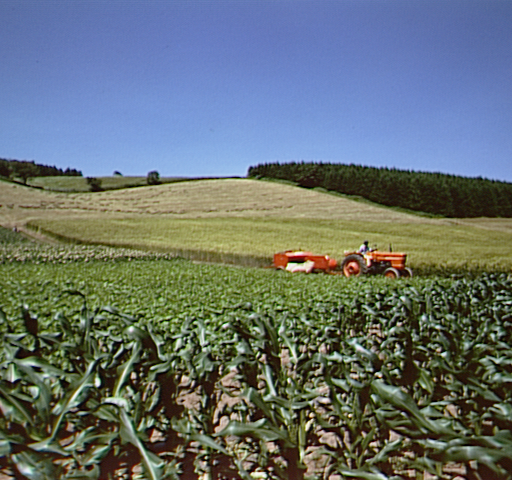
#> input picture homework2/cornfield.bmp, 512 x 480 px; its folder holds only this picture in this run
$ python hw2.py
#> lines starting #> are read from the running program, lines starting #| are printed output that depends on the picture
### utils/vis.py
import matplotlib.pylab as plt
import numpy as np


def show_grays(images, cols=2):
    plt.rcParams['figure.figsize'] = (15, 20)
    imgs = images['image'] if isinstance(images, dict) else images

    if not isinstance(imgs, list):
        imgs = [imgs]
    fix, ax = plt.subplots(ncols=cols, nrows=np.ceil(len(imgs) / cols).astype(np.int8), squeeze=False)
    for i, img in enumerate(imgs):
        ax[i // cols, i % cols].imshow(np.asarray(img), cmap='gray')
        ax[i // cols, i % cols].set(xticklabels=[], yticklabels=[], xticks=[], yticks=[])
        if isinstance(images, dict): ax[i // cols, i % cols].title.set_text(images['name'][i])
    plt.show()


def rescale(image, path):
    plt.imsave(path, image, cmap='gray')

### utils/filters.py
import numpy as np


def conv(image, kernel):
    """"
    Args:
        image: numpy array of shape (Hi, Wi)
        kernel: numpy array of shape (Hk, Wk)

    Returns:
        out: numpy array of shape (Hi, Wi)
    """
    Hi, Wi = image.shape
    Hk, Wk = kernel.shape
    out = np.zeros((Hi, Wi))

    for m in range(Hi):
        for n in range(Wi):
            sum = 0
            for i in range(Hk):
                for j in range(Wk):
                    if m + 1 - i < 0 or n + 1 - j < 0 or m + 1 - i >= Hi or n + 1 - j >= Wi:
                        sum += 0
                    else:
                        sum += kernel[i][j] * image[m + 1 - i][n + 1 - j]
            out[m][n] = sum

    return out


def zero_pad(image, pad_height, pad_width):
    """

    Args:
        image: numpy array of shape (H, W)
        pad_width: width of the zero padding (left and right padding)
        pad_height: height of the zero padding (bottom and top padding)

    Returns:
        out: numpy array of shape (H+2*pad_height, W+2*pad_width)
    """
    if image.ndim == 2:
        # H, W = image.shape
        # out = np.zeros((H + 2 * pad_height, W + 2 * pad_width))
        # out[pad_height: H + pad_height, pad_width: W + pad_width] = image
        out = np.pad(image, ((pad_height, pad_height), (pad_width, pad_width)))
    else:
        # H, W, _ = image.shape
        # out = np.zeros((H + 2 * pad_height, W + 2 * pad_width, _))
        # out[pad_height: H + pad_height, pad_width: W + pad_width] = image
        out = np.pad(image, ((pad_height, pad_height), (pad_width, pad_width), (0, 0)))
    return out


def conv_fast(image, kernel):
    """

    Args:
        image: numpy array of shape (Hi, Wi)
        kernel: numpy array of shape (Hk, Wk)

    Returns:
        out: numpy array of shape (Hi, Wi)
    """
    if image.ndim == 2:

        Hi, Wi = image.shape
        Hk, Wk = kernel.shape
        out = np.zeros((Hi, Wi))
    else:
        Hi, Wi, _ = image.shape
        Hk, Wk, _ = kernel.shape
        out = np.zeros((Hi, Wi, _))

    image = zero_pad(image, Hk // 2, Wk // 2)
    kernel = np.flip(kernel, 0)
    kernel = np.flip(kernel, 1)
    for m in range(Hi):
        for n in range(Wi):
            out[m, n] = np.sum(image[m: m + Hk, n: n + Wk] * kernel)

    return out


def conv_faster(image, kernel):
    """
    Args:
        image: numpy array of shape (Hi, Wi)
        kernel: numpy array of shape (Hk, Wk)

    Returns:
        out: numpy array of shape (Hi, Wi)
    """

    Hi, Wi = image.shape
    Hk, Wk = kernel.shape
    out = np.zeros((Hi, Wi))

    image = zero_pad(image, Hk // 2, Wk // 2)
    kernel = np.flip(np.flip(kernel, 0), 1)
    mat = np.zeros((Hi * Wi, Hk * Wk))
    for i in range(Hi * Wi):
        row = i // Wi
        col = i % Wi
        mat[i, :] = image[row: row + Hk, col: col + Wk].reshape(1, Hk * Wk)
    out = mat.dot(kernel.reshape(Hk * Wk, 1)).reshape(Hi, Wi)

    return out


def cross_correlation(f, g):
    """ Cross-correlation of f and g
    Args:
        f: numpy array of shape (Hf, Wf)
        g: numpy array of shape (Hg, Wg)

    Returns:
        out: numpy array of shape (Hf, Wf)
    """

    g = np.flip(np.flip(g, 0), 1)
    out = conv_fast(f, g)

    return out

### homework2/hw2.py
import os

import numpy as np
from PIL import Image
from matplotlib.colors import rgb_to_hsv

from utils import vis
from utils import filters
from time import time

if __name__ == "__main__":
    path = os.listdir('.')
    images = []
    for item in path:
        if item.split('.')[1] == 'bmp':
            image = Image.open(item)
#> image is the input picture: PIL image 512x480 RGB; mean R, G, B 102.7, 113.1, 113.1
            image = np.array(image)
            images.append(image)
    vis.show_grays(images)
#> in show_grays, `imgs = images['image'] if isinstance(images, dict) else images`: imgs = 1 item
#> the loop in show_grays, `for i, img in enumerate(imgs):` made 1 pass

    # Decomposition Image
    decompose = {'image': [],
                 'name': []}
    name = ['rgb image', 'red channel', 'green channel', 'blue channel']
    for image in images:
        r = image * np.array([1, 0, 0])
        g = image * np.array([0, 1, 0])
        b = image * np.array([0, 0, 1])

        _dec = [image, r, g, b]
        decompose['image'] += _dec
        decompose['name'] += name
#> this loop made 1 pass
#> pass 1, `r = image * np.array([1, 0, 0])`:
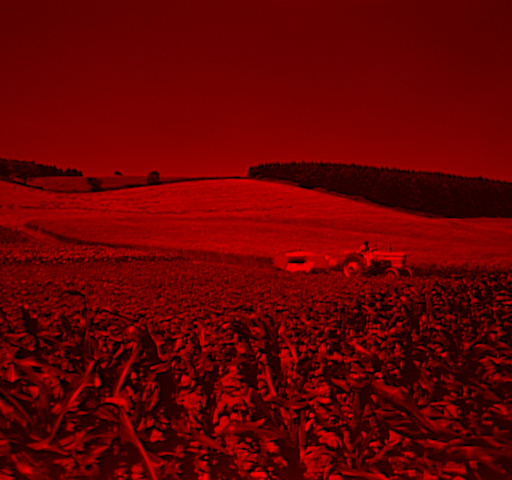
#> r: shape (480, 512, 3) int64; mean R, G, B 102.7, 0, 0
#> pass 1, `g = image * np.array([0, 1, 0])`:
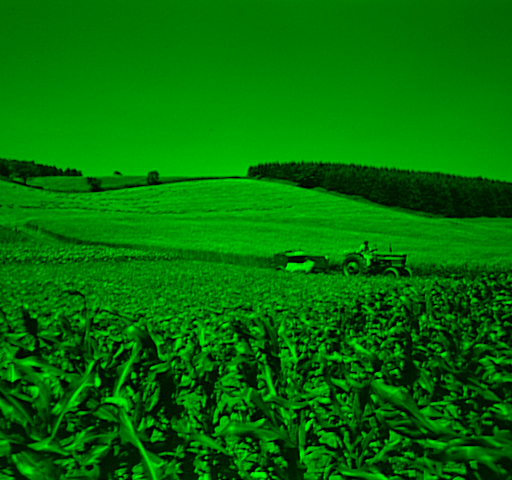
#> g: shape (480, 512, 3) int64; mean R, G, B 0, 113.1, 0
#> pass 1, `b = image * np.array([0, 0, 1])`:
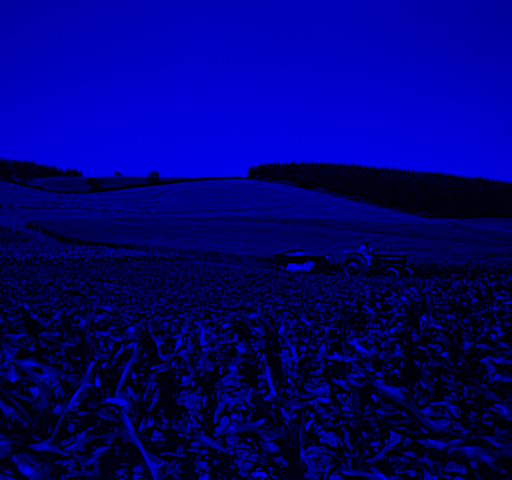
#> b: shape (480, 512, 3) int64; mean R, G, B 0, 0, 113.1
#> after the loop, decompose = 2 items
    vis.show_grays(decompose, 4)
#> the loop in show_grays (call 2), `for i, img in enumerate(imgs):` made 4 passes

    #
    hsv_images = {'image': [],
                  'name': []}
    for image in images:
        hsv = rgb_to_hsv(image / 255)
        hsv_images['image'] += [image, hsv]
        hsv_images['name'] += ['rgb', 'hsv']
#> after the loop, hsv_images = 2 items
    vis.show_grays(hsv_images, 4)
    #

    y = lambda a: 1 / 2 * a ** 3
    linear_filter = {'image': [],
                     'name': []}
    for image in images:
        image = image / 255
        _image = y(image)
        linear_filter['image'] += [image, _image]
        linear_filter['name'] += ['before', 'after']
#> after the loop, linear_filter = 2 items
    vis.show_grays(linear_filter, 4)

    # Zero Pad
    padded_images = {'image': [],
                     'name': []}
    for image in images:
        h = np.random.randint(10)
        w = np.random.randint(10)
        padded = filters.zero_pad(image, h, w)
        padded_images['image'] += [image, padded]
        padded_images['name'] += ['without pad', f'after padding h:{h}, w:{w}']
#> this loop made 1 pass
#> (h, w) on pass 1: (5, 0)
#> pass 1, in zero_pad, `out = np.pad(image, ((pad_height, pad_height), (pad_width, pad_width),..`:
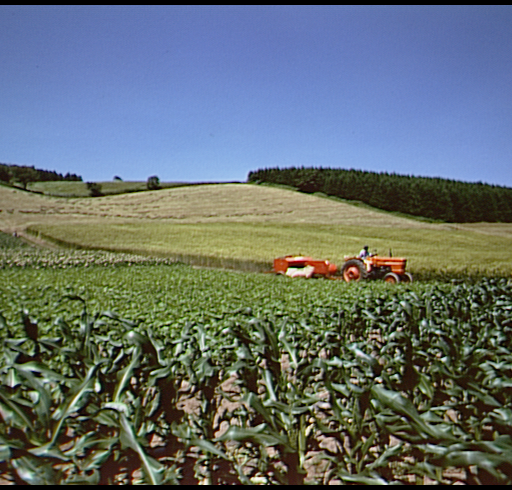
#> out: shape (490, 512, 3); mean R, G, B 100.6, 110.8, 110.8
#> after the loop, padded_images = 2 items
    vis.show_grays(padded_images)
    #  Conv
    # Simple convolution kernel.
    kernel = np.array(
        [
            [1, 0, 1],
            [0, 0, 0],
            [1, 0, 1]
        ])
#> kernel = [[1, 0, 1], [0, 0, 0], [1, 0, 1]]
    # Create a test image: a white square in the middle
    test_img = np.zeros((9, 9))
    test_img[3:6, 3:6] = 1

    time1 = time()
    conv = [filters.conv(test_img, kernel) for i in range(1000)]
#> conv = 1000 items
    time1 = time() - time1

    time2 = time()
    conv2 = [filters.conv_fast(test_img, kernel) for i in range(1000)]
#> in conv_fast, `kernel = np.flip(kernel, 0)`: kernel = [[1, 0, 1], [0, 0, 0], [1, 0, 1]]
#> conv2 = 1000 items
    time2 = time() - time2

    time3 = time()
    conv3 = [filters.conv_faster(test_img, kernel) for i in range(1000)]
#> in conv_faster, `kernel = np.flip(np.flip(kernel, 0), 1)`: kernel = [[1, 0, 1], [0, 0, 0], [1, 0, 1]]
#> the loop in conv_faster (call 2), `for i in range(Hi * Wi):` made 81 passes
#> (row, col) on passes 1 to 12: (0, 0), (0, 1), (0, 2), (0, 3), (0, 4), (0, 5), (0, 6), (0, 7), (0, 8), (1, 0), (1, 1), (1, 2)
    time3 = time() - time3

    print(f"simple conv take avg :{time1:.2f} s, conv fast take avg :{time2:.2f}, conv faster take avg :{time3:.2f}")

    convs = [test_img, conv[0], conv2[0], conv3[0]]

    vis.show_grays(convs)

    #
    cross_corr = filters.cross_correlation(test_img, kernel)
    cross = [test_img, kernel, cross_corr, conv[0]]

    vis.show_grays(cross)

    #
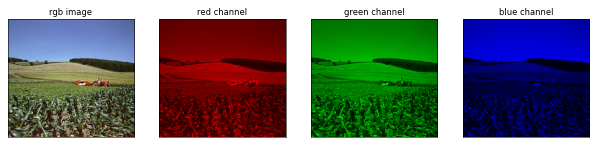
#> figure drawn by matplotlib, 4 panels
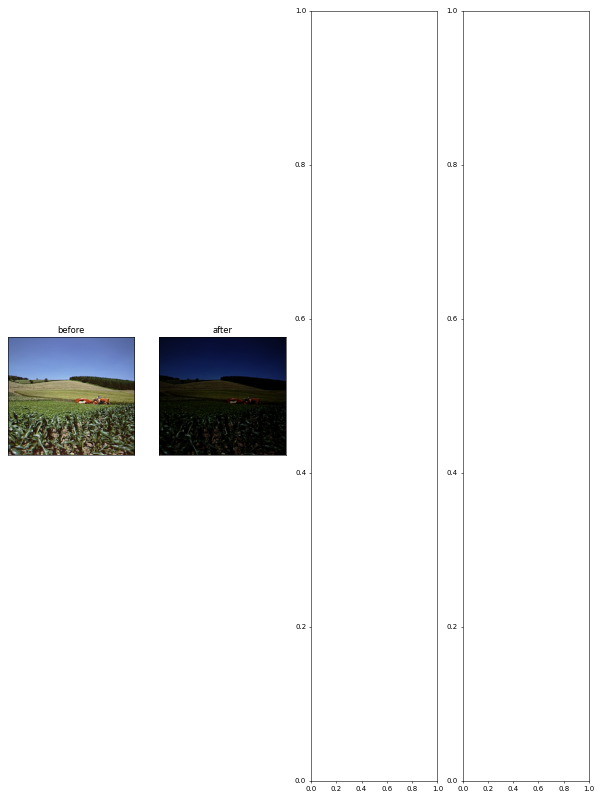
#> figure drawn by matplotlib, 2 panels
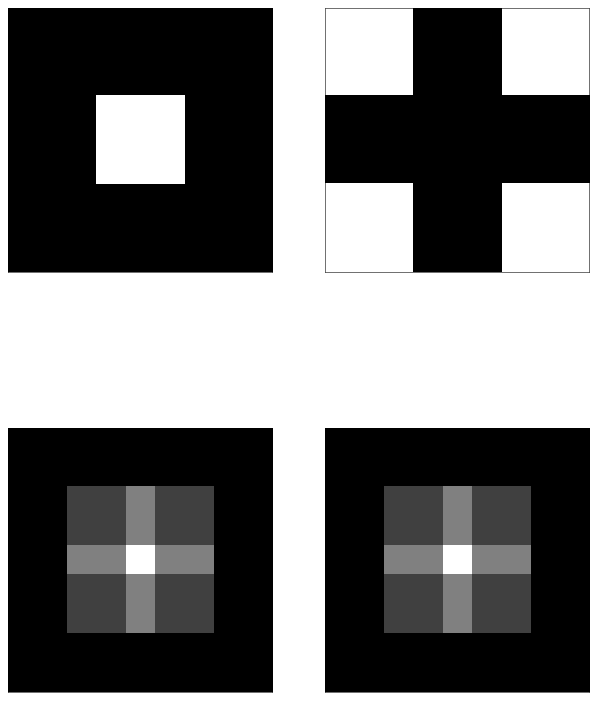
#> figure drawn by matplotlib, 4 panels
